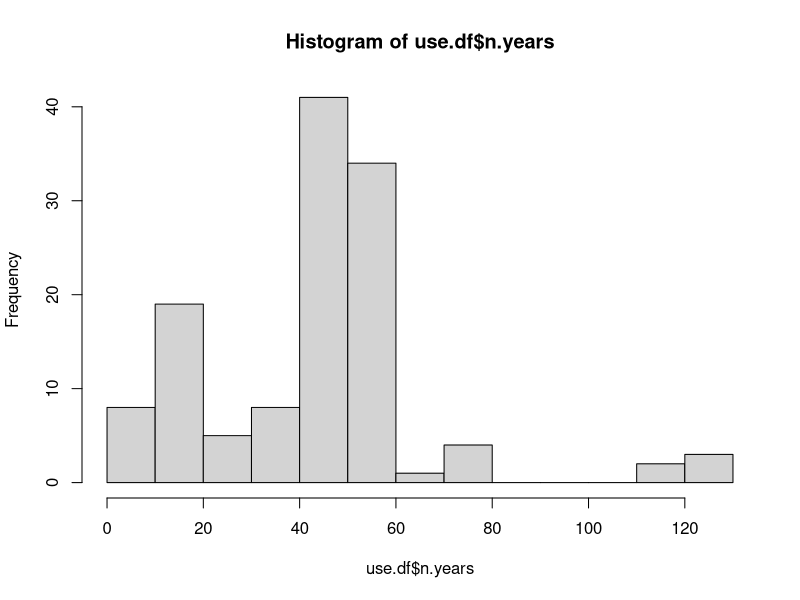
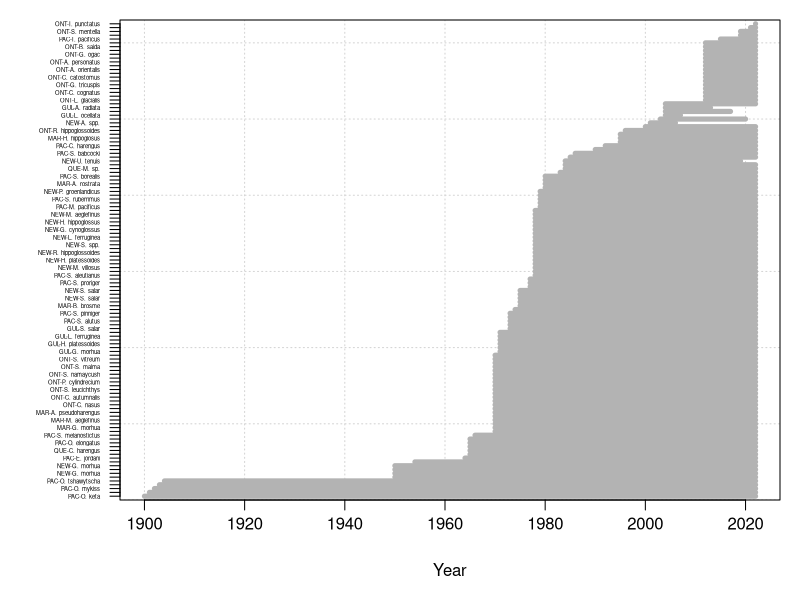

These figures' R source, in order:


in.df <- readxl::read_xlsx("./Ageing-workshop-regional-homework-all-regions.xlsx", skip=3)
in.df$ageing.structure <- in.df$`Ageing structure`
in.df$n.years <- in.df$End.year - in.df$Start.year + 1

in.df$stock <- paste0(in.df$Region.short, "-", substring(sapply(strsplit(in.df$`Scientific name`," "), "[", 1),1,1), ". ",  sapply(strsplit(in.df$`Scientific name`," "), "[", 2))

xl <- range(in.df$Start.year, na.rm=TRUE)

keep <- which(in.df$Start.year>=1900)
nn <- length(keep)

yl <- c(0,nn+1)

use.df <- in.df[keep,]

oo <- order(use.df$Start.year, decreasing=FALSE)
use.df <- use.df[oo,]

png.fn <- "orca-plot.png"
png(png.fn, width=1000, height=1800, res=150)
par(mar=c(5,6,1,1))
plot(1970, 1, type='n', xlim=xl, ylim=yl, xlab="Year", ylab="",  yaxs="i", axes=FALSE)
grid()


for(ii in 1:nrow(use.df)){
this.df <- use.df[ii, ]
segments(this.df$Start.year, ii, this.df$End.year, ii, lty=1, lwd=5, col=grey(0.7))
}

axis(side=1, padj=-0.5)
axis(side=2, at=1:nrow(use.df), labels=use.df$stock, las=1, cex.axis=0.35)

box()
dev.off()


hist(use.df$n.years, breaks=15)

